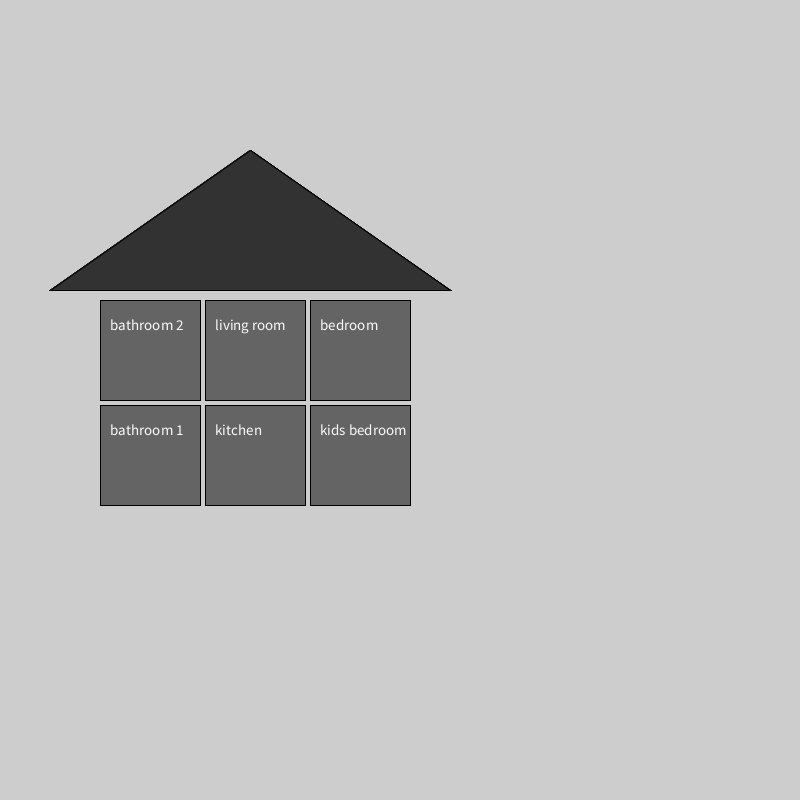
Frame 1 (no input)
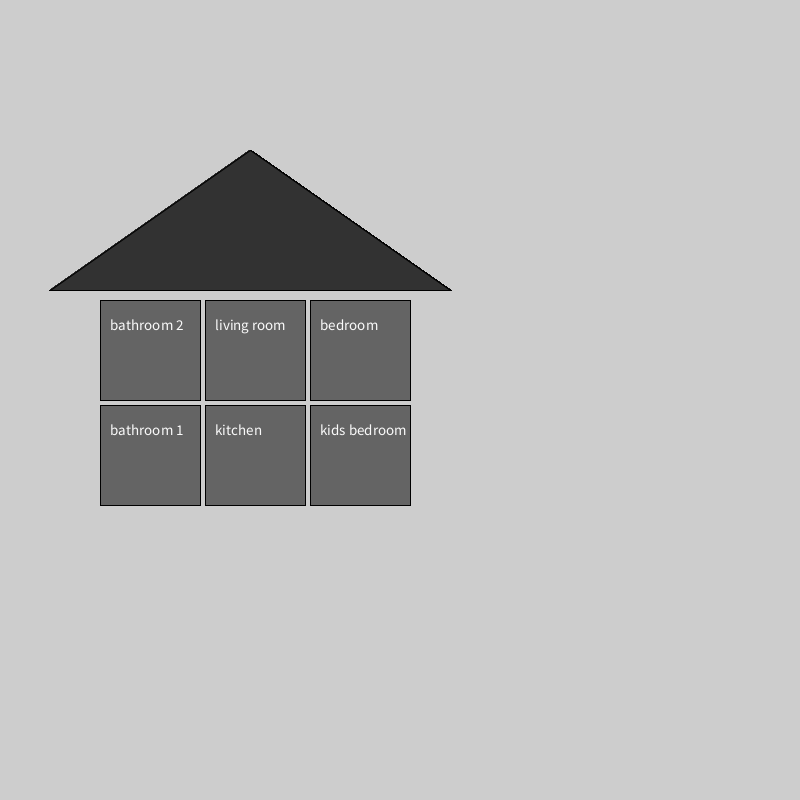
Frame 60 (the mouse pressed at the canvas centre just before this capture)
Frame 120 (the mouse held since frame 60 and released just before this capture): identical to frame 60, image omitted

The Processing sketch that drew these frames (run headless with seeded random() and noise(); from frame 60 on, the mouse is pressed at the canvas centre):

// Processing sketch: house
// ── house.pde
//lav et rum //<>// //<>// //<>//
Room[] house = new Room[6];

int l =105;

void setup() {
  size(800, 800);
  background(205);
  house[0] =new Room("bathroom 2", false, 100, 300); 
  house[1] =new Room("living room", false, 100+l, 300);
  house[2] =new Room("bedroom", false, 100+2*l, 300);
  house[3] =new Room("bathroom 1", false, 100, 300+l); 
  house[4] =new Room("kitchen", false, 100+l, 300+l);
  house[5] =new Room("kids bedroom", false, 100+2*l, 300+l);
}

void draw() {
  for (int i =0; i<house.length; i++) {
  //tegner taget   
  house[i].drawRoof();
  // tegn rum
  house[i].drawRoom();
  }
  checkHouse();
}


void mouseClicked() {
  // lav baggrund
  background(205);
  fill(105);
  rect(80, 680, 300, 30);
  fill(250);
  for (int i = 0; i<house.length; i++) {
    // find ud af om vi tænder eller slukker lyset
    if (house[i].isRoomClicked(mouseX, mouseY))
      if (house[i].light) {
        house[i].setLight(false);
        text("Turning off the light in "+house[i].getRoomName(), 100, 700);
      } else {
        house[i].setLight(true);
        text("Turning on the light in "+house[i].getRoomName(), 100, 700);
      }
  }
}
  void checkHouse() {
    boolean found=false;
    for (int i=0; i< house.length; i++) {
      if (house[i].isLightOn() == true) {
        println ("WOW turn off the light in the "+house[i].getRoomName());
        found = true;
      }
    }
    if (!found) {
      println("All right! You’r ready to go!");
    } else {
      println("you forgot something");
    }
}

// ── Room.pde
class Room {
  //klssens tilstand
  
  boolean light; //er lyset tændt eller slukket
  String name; // rummets navn
  float xPos, yPos; // x og y pos for rummets øverste venstre hjørne
  int height = 100; // konstant højden på rummet
  int width = 100; // konstant bredden på rummet

  //konstruktør
  Room(String n, boolean onOff, float x, float y) {
    name = n; 
    light = onOff;
    xPos = x;
    yPos = y;
  }

  // settters
  void setLight(boolean l) {
    light = l;
  }

  void setName(String n) {
    name = n;
  }

  // getters
  boolean isLightOn() {
    return light;
  }

  String getRoomName() {
    return name;
  }

  void drawRoom() {
    if (light)
      fill(205);
    else
      fill(100);
    //the upper-left corner, the third sets the width, and the fourth sets the height.
    rect(xPos, yPos, width, height);
    textSize(15);
    fill(250);
    text(name, xPos+10, yPos+30);
  }

  boolean isRoomClicked(float x, float y) {
    if ((x > xPos) && (x < xPos+width) && (y>yPos) && (y < yPos+height))
      return true;
    else 
    return false;
  }
  
  void drawRoof(){
    fill(50);
  triangle(50, 290, 250, 150, 450, 290);
  //sætter farven tilbage 
    fill(250);
  }
  
}
